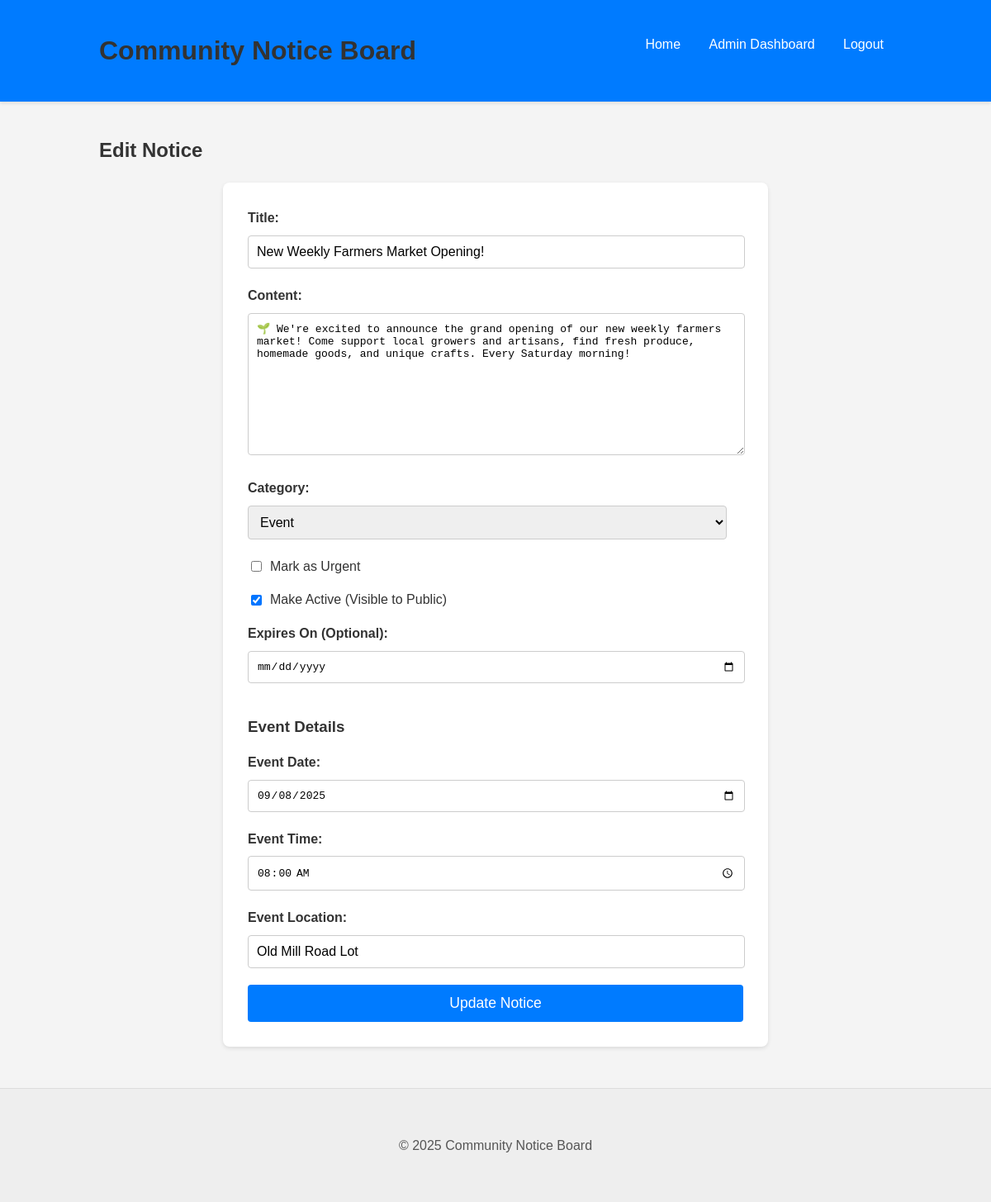
Page /admin/notice/2/edit (signed in) on the committed database.
### tables this page shows
CREATE TABLE notices (
    id INTEGER PRIMARY KEY AUTOINCREMENT,
    title TEXT NOT NULL,
    content TEXT NOT NULL,
    category TEXT NOT NULL, -- e.g., 'announcement', 'event', 'urgent' (though is_urgent also exists)
    is_urgent BOOLEAN NOT NULL DEFAULT 0, -- 1 for urgent, 0 for regular
    created_at TIMESTAMP NOT NULL DEFAULT CURRENT_TIMESTAMP,
    expires_at TIMESTAMP NULL, -- Optional expiry date
    event_date DATE NULL,
    event_time TIME NULL,
    event_location TEXT NULL,
    is_active BOOLEAN NOT NULL DEFAULT 1 -- 1 for active, 0 for inactive/draft (admin can toggle)
);

### app.py (the view, shortened to what this page needs)
@app.route('/admin/notice/<int:id>/edit', methods=['GET', 'POST'])
@login_required
def edit_notice(id):
    notice = get_notice(id, check_active=False) # Get notice regardless of active status
    if notice is None:
        return redirect(url_for('admin_dashboard'))
    return render_template('create_edit_notice.html', notice=notice)

### app.py (called while the page is built)
@app.context_processor
def inject_now():
    return {'datetime': datetime}

def get_db():
    if 'db' not in g:
        g.db = sqlite3.connect(
            DATABASE,
        )
        g.db.row_factory = sqlite3.Row # Allows accessing columns by name
    return g.db

def login_required(view):
    @functools.wraps(view)
    def wrapped_view(**kwargs):
        if session.get('logged_in') is None:
            flash('Please log in to access this page.', 'warning')
            return redirect(url_for('admin_login'))
        return view(**kwargs)
    return wrapped_view

def get_notice(notice_id, check_active=True):
    db = get_db()
    query = """
        SELECT id, title, content, category, is_urgent, created_at,
               expires_at,
               event_date, event_time, event_location, is_active
        FROM notices
        WHERE id = ?
    """
    if check_active:
        query += " AND is_active = 1"
    notice_row = db.execute(query, (notice_id,)).fetchone()
    if notice_row is None:
        flash('Notice not found.', 'danger')
        return None
    notice = dict(notice_row)
    if notice['expires_at']:
        notice['expires_at'] = datetime.fromisoformat(notice['expires_at'])
    notice['created_at'] = datetime.fromisoformat(notice['created_at']) # Should always exist
    return notice

### templates/create_edit_notice.html (shortened to what this page needs)
{% extends '_base.html' %}
{% block content %}
    <h2>{% if notice %}Edit Notice{% else %}Create New Notice{% endif %}</h2>
    <form method="post" class="notice-form">
        <label for="title">Title:</label>
        <input type="text" id="title" name="title" value="{{ notice.title if notice else '' }}" required>
        <label for="content">Content:</label>
        <textarea id="content" name="content" rows="10" required>{{ notice.content if notice else '' }}</textarea>
        <label for="category">Category:</label>
        <select id="category" name="category" required onchange="toggleEventFields()">
            <option value="event" {% if notice and notice.category == 'event' %}selected{% endif %}>Event</option>
        </select>
        <div class="checkbox-group">
            <input type="checkbox" id="is_urgent" name="is_urgent" {% if notice and notice.is_urgent %}checked{% endif %}>
            <label for="is_urgent">Mark as Urgent</label>
        </div>
        <div class="checkbox-group">
            <input type="checkbox" id="is_active" name="is_active" {% if notice is none or notice.is_active %}checked{% endif %}>
            <label for="is_active">Make Active (Visible to Public)</label>
        </div>
        <label for="expires_at">Expires On (Optional):</label>
        <input type="date" id="expires_at" name="expires_at" value="{{ notice.expires_at.strftime('%Y-%m-%d') if notice and notice.expires_at else '' }}">
        <div id="event_fields" style="display: {% if notice and notice.category == 'event' %}block{% else %}none{% endif %};">
            <h3>Event Details</h3>
            <label for="event_date">Event Date:</label>
            <input type="date" id="event_date" name="event_date" value="{{ notice.event_date if notice and notice.event_date else '' }}">
            <label for="event_time">Event Time:</label>
            <input type="time" id="event_time" name="event_time" value="{{ notice.event_time if notice and notice.event_time else '' }}">
            <label for="event_location">Event Location:</label>
            <input type="text" id="event_location" name="event_location" value="{{ notice.event_location if notice and notice.event_location else '' }}">
        </div>
        <button type="submit">{% if notice %}Update Notice{% else %}Create Notice{% endif %}</button>
    </form>
{% endblock %}

### static/style.css (style rules this page uses)
body { font-family: Arial, sans-serif; line-height: 1.6; margin: 0; padding: 0; background-color: #f4f4f4; color: #333; }
h1, h2, h3 { color: #333; margin-bottom: 15px; }
.auth-form, .notice-form { background-color: white; padding: 30px; border-radius: 8px; box-shadow: 0 2px 5px rgba(0,0,0,0.1); margin-top: 20px; max-width: 600px; margin-left: auto; margin-right: auto; }
.auth-form label, .notice-form label { display: block; margin-bottom: 8px; font-weight: bold; }
.auth-form input[type="text"], .auth-form input[type="password"], .notice-form input[type="text"], .notice-form input[type="date"], .notice-form input[type="time"], .notice-form textarea, .notice-form select { width: calc(100% - 20px); padding: 10px; margin-bottom: 20px; border: 1px solid #ccc; border-radius: 4px; font-size: 1em; }
.checkbox-group { margin-bottom: 15px; display: flex; align-items: center; }
.checkbox-group input[type="checkbox"] { margin-right: 10px; width: auto; }
.checkbox-group label { margin-bottom: 0; font-weight: normal; }
.auth-form button, .notice-form button { width: 100%; padding: 12px; background-color: #007bff; color: white; border: none; border-radius: 4px; font-size: 1.1em; cursor: pointer; transition: background-color 0.2s ease; }

### rows in the picture
notices: title "New Weekly Farmers Market Opening!", content "🌱 We're excited to announce the grand opening of our new weekly farmers market! Come support local growers and artisans, find fresh produce, homemade goods, and unique crafts. Every Saturday morning!", category "Event", is_active "☑", event_date "09/08/2025", event_time "08:00", event_location "Old Mill Road Lot"
